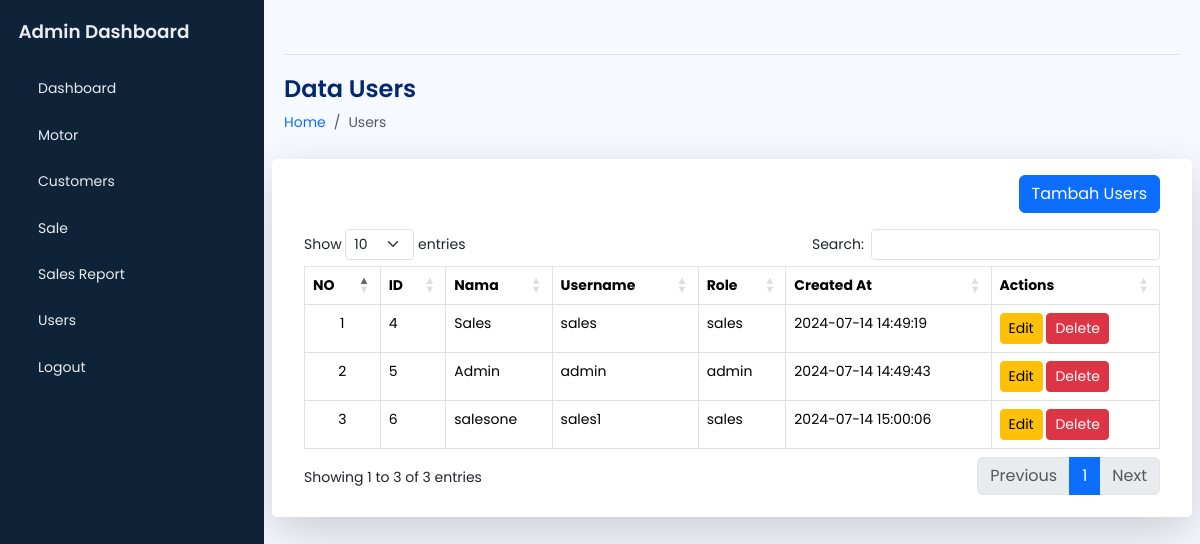
The page /admin/manage_users.php (signed in) on the database its author committed.
### tables this page shows
CREATE TABLE `users` (
  `user_id` int(11) NOT NULL,
  `nama` char(50) NOT NULL,
  `username` varchar(50) NOT NULL,
  `password` varchar(255) NOT NULL,
  `role` enum('admin','sales') NOT NULL,
  `created_at` timestamp NOT NULL DEFAULT current_timestamp()
);

### admin/manage_users.php (the view, shortened to what this page needs)
<?php
require_once '../config.php';
$sql = "SELECT user_id, nama, username, role, created_at FROM users";
$result = $conn->query($sql);
?>
<!DOCTYPE html>
<html lang="en">
<head>
    <?php include 'template/header.php'; ?>
</head>
<body>
    <div class="wrapper">
        <?php include 'template/sidebar.php'; ?>
        <main id="main" class="main">
            <?php include 'template/nav.php'; ?>
            <div class="pagetitle">
                <h1 class="mb-2">Data Users</h1>
                <nav>
                    <ol class="breadcrumb">
                        <li class="breadcrumb-item"><a href="">Home</a></li>
                        <li class="breadcrumb-item active">Users</li>
                    </ol>
                </nav>
            </div>
            <section class="section dashboard">
                <div class="row">
                    <div class="col-lg-12">
                        <div class="row">
                            <div class="card shadow-lg">
                                <div class="card-body">
                                    <div class="d-flex justify-content-end">
                                        <button type="button" class="btn btn-primary mb-3 mt-3" data-bs-toggle="modal" data-bs-target="#UserModal">Tambah Users</button>
                                    </div>
                                    <div class="overflow-x-auto">
                                        <table class="table table-bordered display overflow-scroll" id="userTable">
                                            <thead>
                                                <tr>
                                                    <th>NO</th>
                                                    <th>ID</th>
                                                    <th>Nama</th>
                                                    <th>Username</th>
                                                    <th>Role</th>
                                                    <th>Created At</th>
                                                    <th>Actions</th>
                                                </tr>
                                            </thead>
                                            <tbody>
                                                <?php $no = 1;  ?>
                                                <?php while ($row = $result->fetch_assoc()) : ?>
                                                    <tr>
                                                        <td class="text-center"><?php echo $no++; ?></td>
                                                        <td><?php echo $row['user_id']; ?></td>
                                                        <td><?php echo $row['nama']; ?></td>
                                                        <td><?php echo $row['username']; ?></td>
                                                        <td><?php echo $row['role']; ?></td>
                                                        <td><?php echo $row['created_at']; ?></td>
                                                        <td>
                                                            <button type="button" class="btn btn-warning btn-sm edit-btn" data-id="<?php echo $row['user_id']; ?>" data-nama="<?php echo $row['nama']; ?>" data-username="<?php echo $row['username']; ?>" data-role="<?php echo $row['role']; ?>" data-bs-toggle="modal" data-bs-target="#UserModal">Edit</button>
                                                            <button type="button" class="btn btn-danger btn-sm delete-btn" data-id="<?php echo $row['user_id']; ?>">Delete</button>
                                                        </td>
                                                    </tr>
                                                <?php endwhile; ?>
                                            </tbody>
                                        </table>
                                    </div>
                                </div>
                            </div>
                        </div>
                    </div>
                </div>
            </section>
        </main>
    </div>
</body>
</html>

### admin/assets/css/style.css (style rules this page uses)
body { font-family: "Poppins", sans-serif; font-size: 0.875rem; opacity: 1; overflow-y: scroll; background: #f6f9ff; color: #444444; }
a { cursor: pointer; text-decoration: none; font-family: "Poppins", sans-serif; }
li { list-style: none; }
.wrapper { align-items: stretch; display: flex; width: 100%; }
.main { display: flex; flex-direction: column; min-height: 100vh; min-width: 0; overflow: hidden; transition: all 0.35s ease-in-out; width: 100%; padding: 0 20px 30px; }
.pagetitle { margin-bottom: 10px; margin-top: 20px; }
.pagetitle h1 { font-size: 24px; margin-bottom: 0; font-weight: 600; color: #012970; }
.card { margin-bottom: 30px; border: none; background-color: white; border-radius: 5px; box-shadow: 0px 0 30px rgba(1, 41, 112, 0.1); }
.card-body { padding: 0 20px 20px 20px; }

### rows shown on the page
users: user_id "4", nama "Sales", username "sales", role "sales", created_at "2024-07-14 14:49:19"
users: user_id "5", nama "Admin", username "admin", role "admin", created_at "2024-07-14 14:49:43"
users: user_id "6", nama "salesone", username "sales1", role "sales", created_at "2024-07-14 15:00:06"
